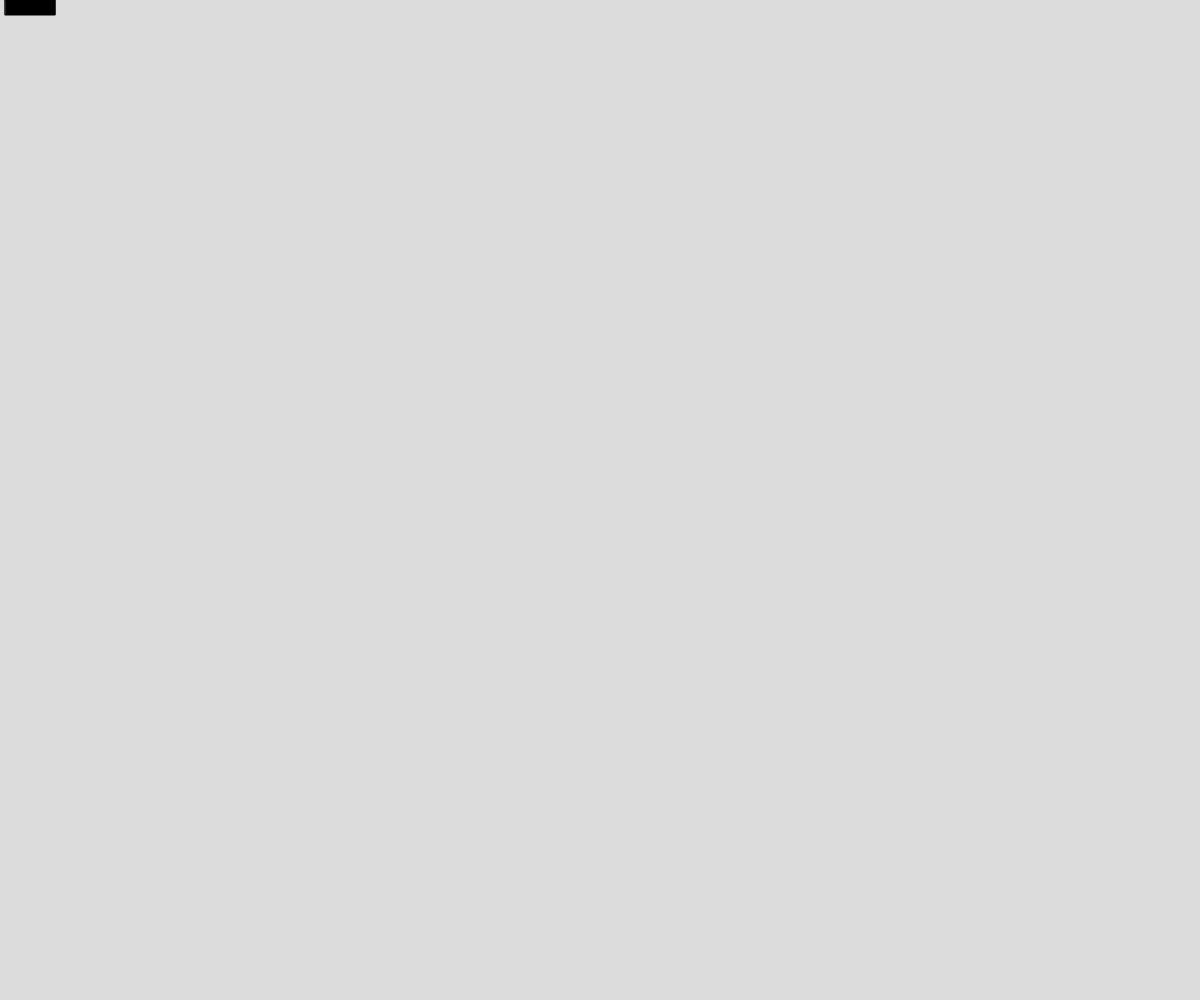
Frame 1 (no input)
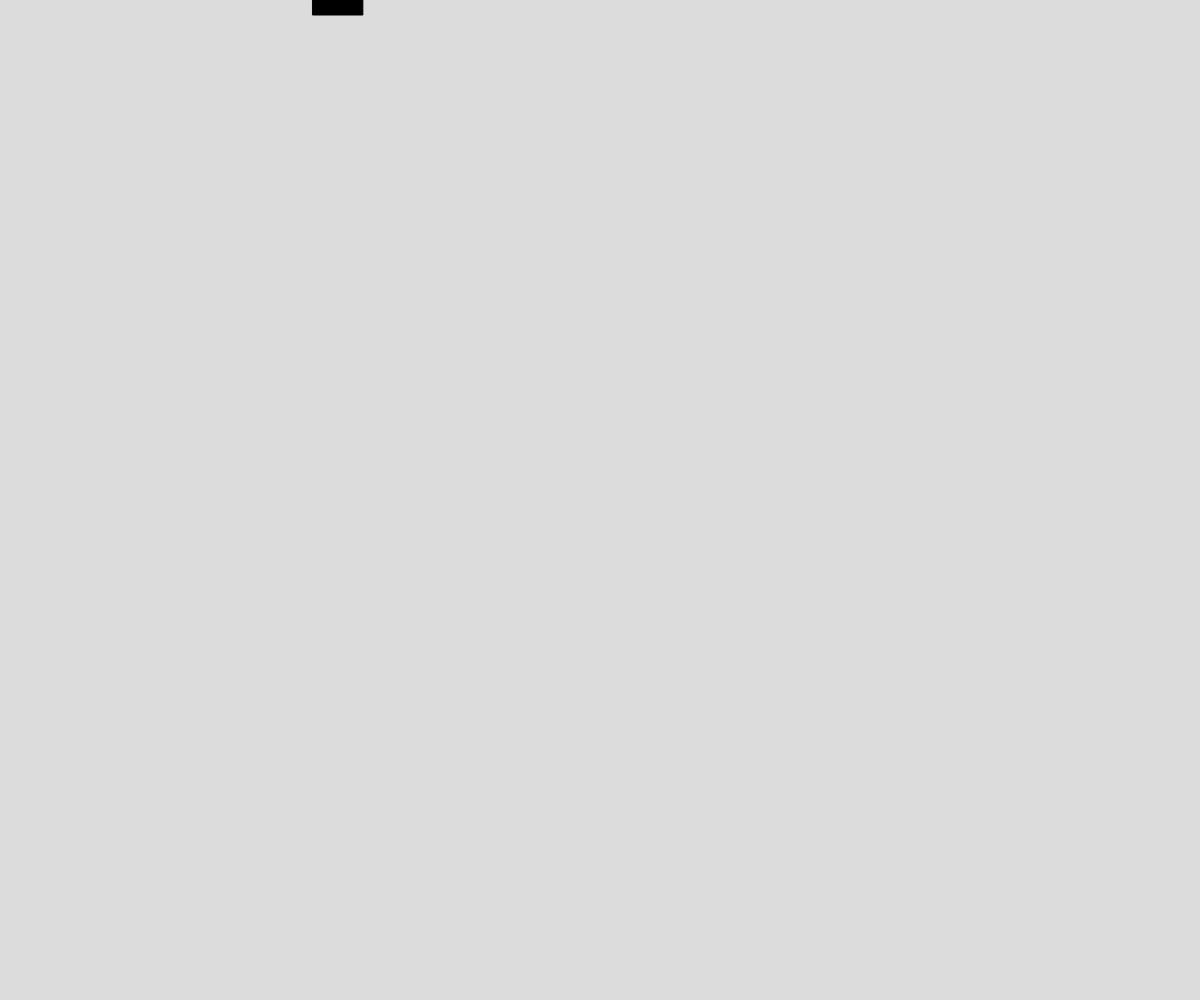
Frame 60 (no input)
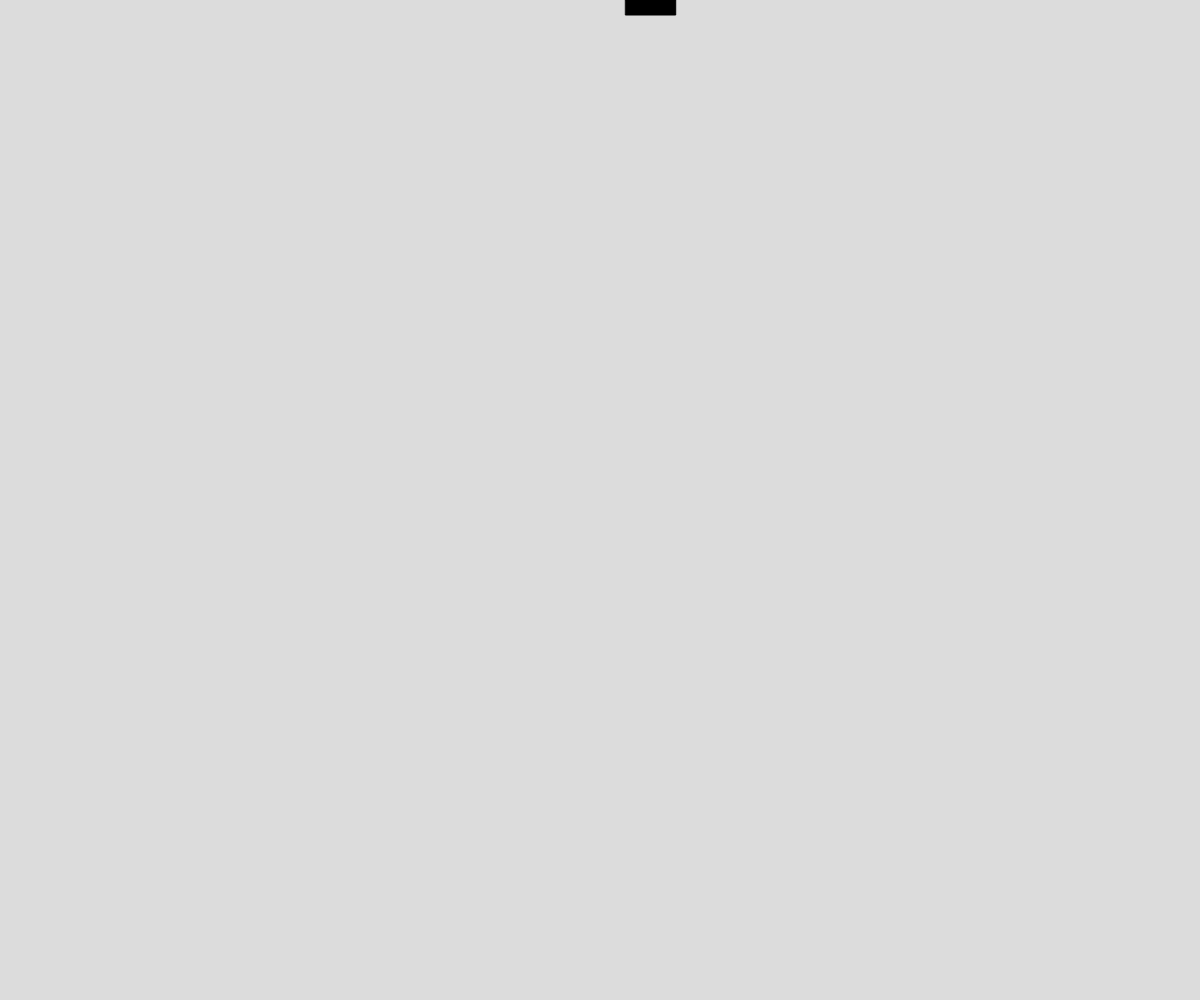
Frame 120 (the mouse pressed at the canvas centre since frame 60)

The p5.js sketch that drew these frames (run headless with seeded random() and noise() and a simulated clock; from frame 60 on, the mouse is pressed at the canvas centre):

// p5.js sketch
// ── sketch.js
// Budget Space Invader
// James Mitchell
// 9/10/24
// current goals:
// spawn enemys and have them move down when the hit the side
// change movement to move them over by a certin amount and wait a second before going again
// Extra for Experts:
// - describe what you did to take this project "above and beyond"


let theShips = [];
let x = 0;
let y = 0;
let spawnX = 0;
let spawnY = 0;
let shipsSpeed = 5;
let goDown = false;

function setup() {
  createCanvas(windowWidth, windowHeight);
  spawnships(spawnX,spawnY);
}

function draw() {
  background(220);
  moveshipss();
  shouldGoDown();
  displayships();
}

function moveshipss(){
  for (ships of theShips){
    ships.x += ships.speed;
  }
}

//works for making a black rectangle at a location
function spawnships(x, y){
  let someships = {
    x: x,
    enemyWidth: 50,
    y: y,
    enemyHeight: 15,
    speed: shipsSpeed * random(0.9, 1.1)
  };
  theShips.push(someships);
}

//should move the rectangle by a set amount
function displayships(){
  for (let ships of theShips){
    noStroke;
    fill("black");
    rect(ships.x, ships.y, ships.enemyWidth, ships.enemyHeight );
  }
}

//
function shouldGoDown(){
  for (let ships of theShips){
    if (ships.enemyWidth + ships.x >= width || ships.enemyWidth + ships.x < 0){
      ships.x *= -1;
      ships.x = -100;
      ships.y += 5;
    }
  }
}



// function testing() {
//   background(220);
//   let p1 = createVector(25, 25);
//   let p2 = createVector(75, 75);

//   strokeWeight(5);
//   point(p1);
//   point(p2.x, p2.y);
// }
